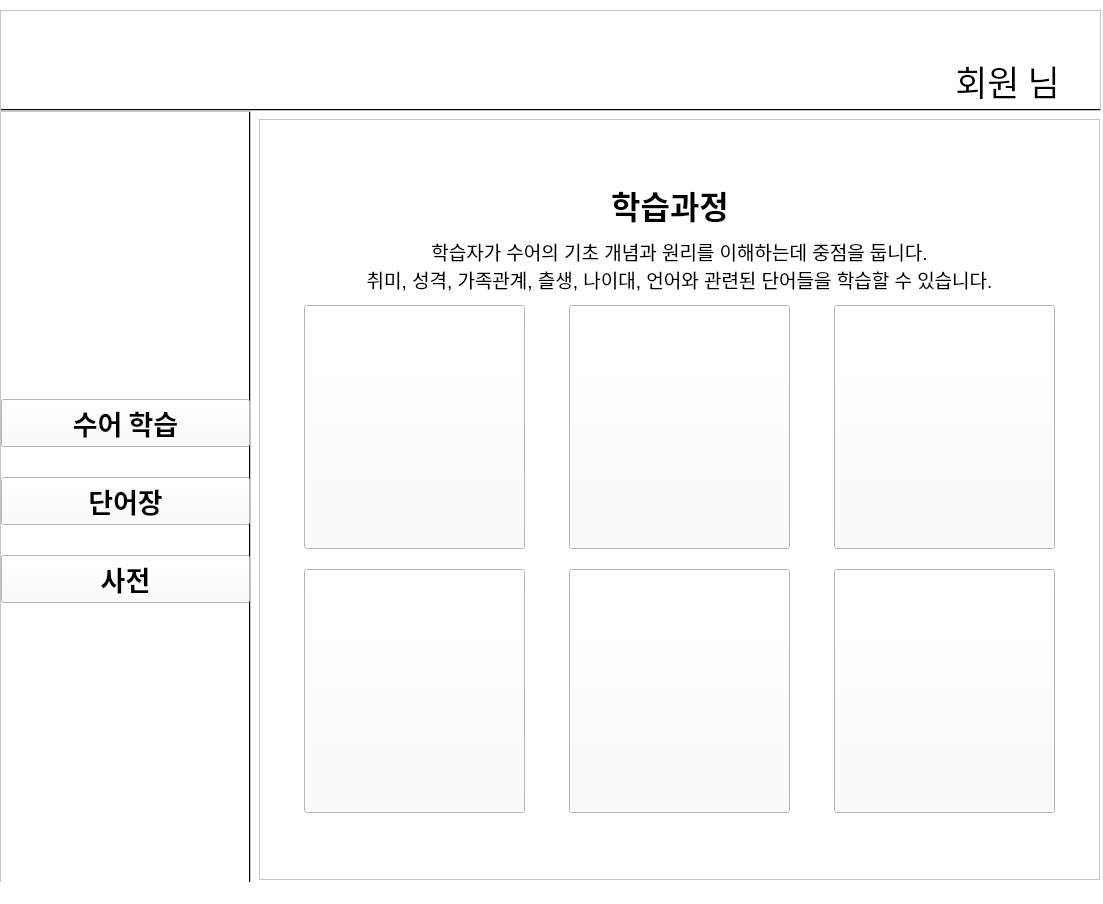
<?xml version="1.0" encoding="UTF-8"?>
<ui version="4.0">
 <class>mainWindow</class>
 <widget class="QMainWindow" name="mainWindow">
  <property name="geometry">
   <rect>
    <x>0</x>
    <y>0</y>
    <width>1103</width>
    <height>904</height>
   </rect>
  </property>
  <property name="windowTitle">
   <string>Window</string>
  </property>
  <property name="styleSheet">
   <string notr="true">background-color: rgb(255, 255, 255)</string>
  </property>
  <widget class="QWidget" name="centralwidget">
   <widget class="QFrame" name="frame">
    <property name="geometry">
     <rect>
      <x>0</x>
      <y>10</y>
      <width>1101</width>
      <height>101</height>
     </rect>
    </property>
    <property name="styleSheet">
     <string notr="true">border-bottom: 2px solid #000000;
</string>
    </property>
    <property name="frameShape">
     <enum>QFrame::StyledPanel</enum>
    </property>
    <property name="frameShadow">
     <enum>QFrame::Raised</enum>
    </property>
    <widget class="QPushButton" name="logo_btn">
     <property name="geometry">
      <rect>
       <x>6</x>
       <y>1</y>
       <width>151</width>
       <height>91</height>
      </rect>
     </property>
     <property name="styleSheet">
      <string notr="true">background-image: url(:/icon/ESL_logo_small2.png);</string>
     </property>
     <property name="text">
      <string/>
     </property>
     <property name="flat">
      <bool>true</bool>
     </property>
    </widget>
    <widget class="QPushButton" name="user_icon">
     <property name="geometry">
      <rect>
       <x>879</x>
       <y>44</y>
       <width>51</width>
       <height>51</height>
      </rect>
     </property>
     <property name="styleSheet">
      <string notr="true">background-image:url(:/icon/user3.png);
border-bottom: none;
</string>
     </property>
     <property name="text">
      <string/>
     </property>
     <property name="flat">
      <bool>true</bool>
     </property>
    </widget>
    <widget class="QPushButton" name="user_info_txt">
     <property name="geometry">
      <rect>
       <x>927</x>
       <y>50</y>
       <width>161</width>
       <height>41</height>
      </rect>
     </property>
     <property name="font">
      <font>
       <family>나눔고딕</family>
       <pointsize>26</pointsize>
      </font>
     </property>
     <property name="styleSheet">
      <string notr="true">border-bottom: none;</string>
     </property>
     <property name="text">
      <string>회원 님</string>
     </property>
     <property name="flat">
      <bool>true</bool>
     </property>
    </widget>
   </widget>
   <widget class="QFrame" name="left_menu">
    <property name="geometry">
     <rect>
      <x>0</x>
      <y>111</y>
      <width>251</width>
      <height>781</height>
     </rect>
    </property>
    <property name="styleSheet">
     <string notr="true">border-right: 2px solid #000000;
</string>
    </property>
    <property name="frameShape">
     <enum>QFrame::StyledPanel</enum>
    </property>
    <property name="frameShadow">
     <enum>QFrame::Raised</enum>
    </property>
    <layout class="QVBoxLayout" name="verticalLayout_2">
     <property name="spacing">
      <number>0</number>
     </property>
     <property name="leftMargin">
      <number>0</number>
     </property>
     <property name="topMargin">
      <number>0</number>
     </property>
     <property name="rightMargin">
      <number>0</number>
     </property>
     <property name="bottomMargin">
      <number>0</number>
     </property>
     <item>
      <layout class="QVBoxLayout" name="left_menu_layout">
       <property name="spacing">
        <number>30</number>
       </property>
       <item>
        <widget class="QPushButton" name="learn_sign_lang">
         <property name="font">
          <font>
           <family>나눔고딕</family>
           <pointsize>20</pointsize>
           <weight>75</weight>
           <bold>true</bold>
          </font>
         </property>
         <property name="text">
          <string>수어 학습</string>
         </property>
        </widget>
       </item>
       <item>
        <widget class="QPushButton" name="word_book">
         <property name="font">
          <font>
           <family>나눔고딕</family>
           <pointsize>20</pointsize>
           <weight>75</weight>
           <bold>true</bold>
          </font>
         </property>
         <property name="text">
          <string>단어장</string>
         </property>
        </widget>
       </item>
       <item>
        <widget class="QPushButton" name="dict_btn">
         <property name="font">
          <font>
           <family>나눔고딕</family>
           <pointsize>20</pointsize>
           <weight>75</weight>
           <bold>true</bold>
          </font>
         </property>
         <property name="text">
          <string>사전</string>
         </property>
        </widget>
       </item>
      </layout>
     </item>
    </layout>
   </widget>
   <widget class="QScrollArea" name="scrollArea">
    <property name="geometry">
     <rect>
      <x>259</x>
      <y>119</y>
      <width>841</width>
      <height>761</height>
     </rect>
    </property>
    <property name="widgetResizable">
     <bool>true</bool>
    </property>
    <widget class="QWidget" name="scrollAreaWidgetContents">
     <property name="geometry">
      <rect>
       <x>0</x>
       <y>0</y>
       <width>839</width>
       <height>759</height>
      </rect>
     </property>
     <layout class="QVBoxLayout" name="verticalLayout_4">
      <property name="spacing">
       <number>0</number>
      </property>
      <property name="leftMargin">
       <number>0</number>
      </property>
      <property name="topMargin">
       <number>0</number>
      </property>
      <property name="rightMargin">
       <number>0</number>
      </property>
      <property name="bottomMargin">
       <number>0</number>
      </property>
      <item>
       <layout class="QVBoxLayout" name="verticalLayout_3">
        <property name="spacing">
         <number>0</number>
        </property>
        <item>
         <widget class="QLabel" name="label">
          <property name="minimumSize">
           <size>
            <width>0</width>
            <height>40</height>
           </size>
          </property>
          <property name="maximumSize">
           <size>
            <width>820</width>
            <height>40</height>
           </size>
          </property>
          <property name="font">
           <font>
            <family>Arial</family>
            <pointsize>24</pointsize>
            <weight>75</weight>
            <bold>true</bold>
           </font>
          </property>
          <property name="text">
           <string>학습과정</string>
          </property>
          <property name="alignment">
           <set>Qt::AlignCenter</set>
          </property>
         </widget>
        </item>
        <item>
         <widget class="QLabel" name="label_2">
          <property name="minimumSize">
           <size>
            <width>0</width>
            <height>80</height>
           </size>
          </property>
          <property name="maximumSize">
           <size>
            <width>16777215</width>
            <height>80</height>
           </size>
          </property>
          <property name="font">
           <font>
            <family>Arial</family>
            <pointsize>14</pointsize>
           </font>
          </property>
          <property name="text">
           <string>학습자가 수어의 기초 개념과 원리를 이해하는데 중점을 둡니다. 
취미, 성격, 가족관계, 츨생, 나이대, 언어와 관련된 단어들을 학습할 수 있습니다.</string>
          </property>
          <property name="alignment">
           <set>Qt::AlignCenter</set>
          </property>
         </widget>
        </item>
        <item>
         <layout class="QHBoxLayout" name="horizontalLayout_2">
          <item>
           <widget class="QPushButton" name="hobby">
            <property name="minimumSize">
             <size>
              <width>221</width>
              <height>244</height>
             </size>
            </property>
            <property name="maximumSize">
             <size>
              <width>221</width>
              <height>244</height>
             </size>
            </property>
            <property name="text">
             <string/>
            </property>
           </widget>
          </item>
          <item>
           <widget class="QPushButton" name="character">
            <property name="minimumSize">
             <size>
              <width>221</width>
              <height>244</height>
             </size>
            </property>
            <property name="maximumSize">
             <size>
              <width>221</width>
              <height>244</height>
             </size>
            </property>
            <property name="text">
             <string/>
            </property>
           </widget>
          </item>
          <item>
           <widget class="QPushButton" name="family">
            <property name="minimumSize">
             <size>
              <width>221</width>
              <height>244</height>
             </size>
            </property>
            <property name="maximumSize">
             <size>
              <width>221</width>
              <height>244</height>
             </size>
            </property>
            <property name="text">
             <string/>
            </property>
           </widget>
          </item>
         </layout>
        </item>
        <item>
         <layout class="QHBoxLayout" name="horizontalLayout">
          <property name="topMargin">
           <number>20</number>
          </property>
          <item>
           <widget class="QPushButton" name="born">
            <property name="minimumSize">
             <size>
              <width>221</width>
              <height>244</height>
             </size>
            </property>
            <property name="maximumSize">
             <size>
              <width>221</width>
              <height>244</height>
             </size>
            </property>
            <property name="text">
             <string/>
            </property>
           </widget>
          </item>
          <item>
           <widget class="QPushButton" name="age">
            <property name="minimumSize">
             <size>
              <width>221</width>
              <height>244</height>
             </size>
            </property>
            <property name="maximumSize">
             <size>
              <width>221</width>
              <height>244</height>
             </size>
            </property>
            <property name="text">
             <string/>
            </property>
           </widget>
          </item>
          <item>
           <widget class="QPushButton" name="language">
            <property name="minimumSize">
             <size>
              <width>221</width>
              <height>244</height>
             </size>
            </property>
            <property name="maximumSize">
             <size>
              <width>221</width>
              <height>244</height>
             </size>
            </property>
            <property name="text">
             <string/>
            </property>
           </widget>
          </item>
         </layout>
        </item>
       </layout>
      </item>
     </layout>
    </widget>
   </widget>
  </widget>
  <widget class="QStatusBar" name="statusbar"/>
 </widget>
 <resources>
  <include location="../../../AppData/AppData/Pictures/캡디/myres.qrc"/>
 </resources>
 <connections/>
</ui>
